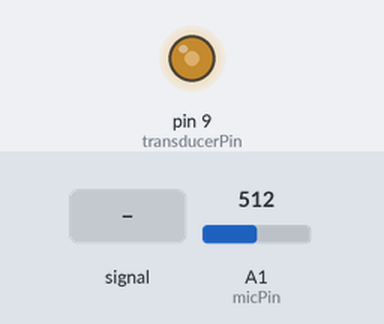
A sketch run on a simulated Arduino Uno, built with avr-gcc and run on an emulated ATmega328P. On the bench: output pins drawn as LEDs (lit = HIGH). Dashed ring = blinking. Inputs (shaded band) come from the test bench; at power-on: A1 (micPin) = 512. What the sketch prints to the serial monitor is not drawn.

Above: at 1.2 s.
1.3 s: A1 (micPin) fed a 200 Hz sine of ±81 counts around its level
At 1.45 s:
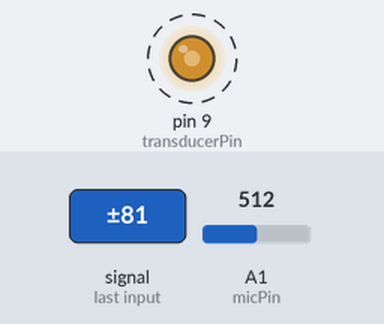
4.3 s: A1 (micPin) set to 900
5.8 s: A1 (micPin) set to 122
At 6.8 s:
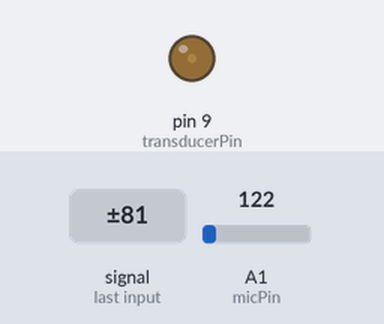
7.3 s: A1 (micPin) set to 0
At 7.7 s:
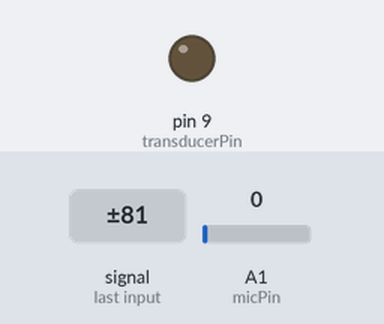
8.8 s: A1 (micPin) set to 511
At 10.0 s:
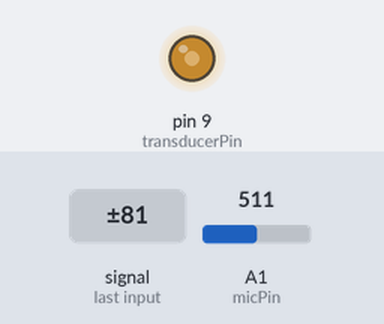
10.3 s: A1 (micPin) fed a 1000 Hz sine of ±255 counts around its level
Timing chart, 0 to 14.3 s (numbered marks = the images above; inputs shaded):
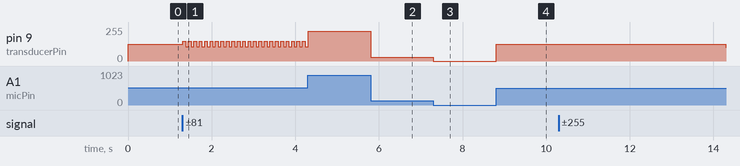

Measured:
- after the input at 1.3 s, pin 9 (transducerPin): alternates 147/255 for 0.07 s and 107/255 for 0.06 s, starting at once
- after the input at 5.8 s, pin 9 (transducerPin): 224/255 → 30/255 at once
- after the input at 7.3 s, pin 9 (transducerPin): 30/255 → 0/255 at once
- after the input at 8.8 s, pin 9 (transducerPin): 0/255 → 127/255 at once
- after the input at 10.3 s, pin 9 (transducerPin): 127/255 → 104/255 after 4.0 s

The sketch:

sketch_aug19a.ino
```cpp
const int micPin = A1;
const int transducerPin = 9; // Must be a PWM pin

void setup() {
  pinMode(micPin, INPUT);
  pinMode(transducerPin, OUTPUT);
  analogReference(DEFAULT); // Set reference voltage for ADC

  Serial.begin(9600); // Start the serial communication
}

void loop() {
  int micValue = analogRead(micPin);
  int pwmValue = map(micValue, 0, 1023, 0, 255); // Convert 10-bit ADC value to 8-bit PWM value

  // Output the microphone value to Serial
  Serial.println(micValue);

  analogWrite(transducerPin, pwmValue);
  delayMicroseconds(125);  // Roughly 8kHz sample rate
}
```
